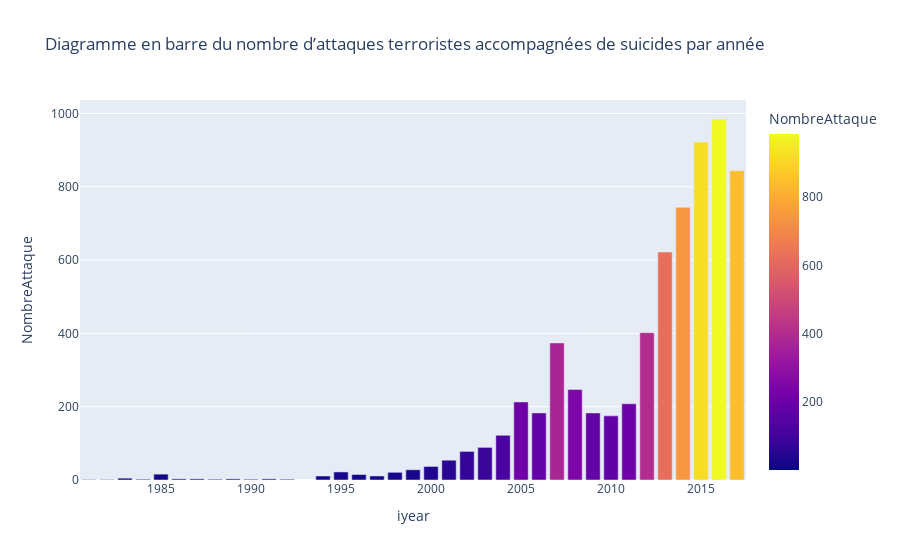

The code cell stored with this chart in its notebook:
### Code cell
bar_fig1=px.bar(num_attack,x='iyear',y='NombreAttaque',color='NombreAttaque',title=" Diagramme en barre du nombre d’attaques terroristes accompagnées de suicides par année")
bar_fig1.show()

### Figure 1 — Plotly figure (JSON) as saved in the notebook; plotly's stock layout.template omitted (floating-point values rounded to 4 significant figures)
{"data": [{"alignmentgroup": "True", "hovertemplate": "iyear=%{x}<br>NombreAttaque=%{marker.color}<extra></extra>", "legendgroup": "", "marker": {"color": [1, 1, 5, 2, 16, 3, 3, 2, 3, 2, 3, 2, 11, 22, 15, 11, 21, 28, 37, 54, 78, 89, 122, 213, 183, 374, 247, 183, 175, 208, 402, 622, 744, 922, 985, 844], "coloraxis": "coloraxis", "pattern": {"shape": ""}}, "name": "", "offsetgroup": "", "orientation": "v", "showlegend": false, "textposition": "auto", "type": "bar", "x": [1981, 1982, 1983, 1984, 1985, 1986, 1987, 1988, 1989, 1990, 1991, 1992, 1994, 1995, 1996, 1997, 1998, 1999, 2000, 2001, 2002, 2003, 2004, 2005, 2006, 2007, 2008, 2009, 2010, 2011, 2012, 2013, 2014, 2015, 2016, 2017], "xaxis": "x", "y": [1, 1, 5, 2, 16, 3, 3, 2, 3, 2, 3, 2, 11, 22, 15, 11, 21, 28, 37, 54, 78, 89, 122, 213, 183, 374, 247, 183, 175, 208, 402, 622, 744, 922, 985, 844], "yaxis": "y"}], "layout": {"barmode": "relative", "coloraxis": {"colorbar": {"title": {"text": "NombreAttaque"}}, "colorscale": [[0, "#0d0887"], [0.1111, "#46039f"], [0.2222, "#7201a8"], [0.3333, "#9c179e"], [0.4444, "#bd3786"], [0.5556, "#d8576b"], [0.6667, "#ed7953"], [0.7778, "#fb9f3a"], [0.8889, "#fdca26"], [1, "#f0f921"]]}, "legend": {"tracegroupgap": 0}, "title": {"text": " Diagramme en barre du nombre d’attaques terroristes accompagnées de suicides par année"}, "xaxis": {"anchor": "y", "domain": [0, 1], "title": {"text": "iyear"}}, "yaxis": {"anchor": "x", "domain": [0, 1], "title": {"text": "NombreAttaque"}}}}
